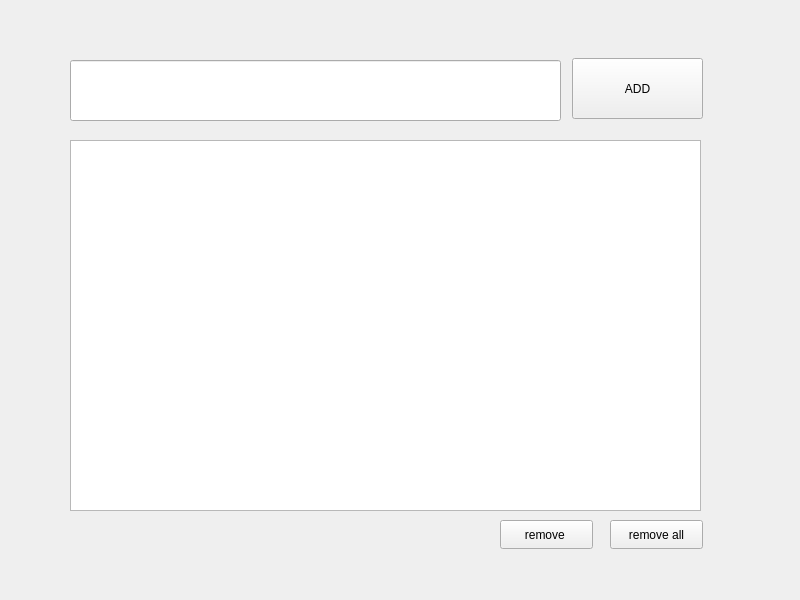
<?xml version="1.0" encoding="UTF-8"?>
<ui version="4.0">
 <class>MainWindow</class>
 <widget class="QMainWindow" name="MainWindow">
  <property name="geometry">
   <rect>
    <x>0</x>
    <y>0</y>
    <width>800</width>
    <height>600</height>
   </rect>
  </property>
  <property name="windowTitle">
   <string>MainWindow</string>
  </property>
  <widget class="QWidget" name="centralwidget">
   <widget class="QLineEdit" name="txttask">
    <property name="geometry">
     <rect>
      <x>70</x>
      <y>60</y>
      <width>491</width>
      <height>61</height>
     </rect>
    </property>
   </widget>
   <widget class="QPushButton" name="btnadd">
    <property name="geometry">
     <rect>
      <x>572</x>
      <y>58</y>
      <width>131</width>
      <height>61</height>
     </rect>
    </property>
    <property name="text">
     <string>ADD</string>
    </property>
   </widget>
   <widget class="QPushButton" name="btnremove">
    <property name="geometry">
     <rect>
      <x>500</x>
      <y>520</y>
      <width>93</width>
      <height>29</height>
     </rect>
    </property>
    <property name="text">
     <string>remove </string>
    </property>
   </widget>
   <widget class="QPushButton" name="btnremoveall">
    <property name="geometry">
     <rect>
      <x>610</x>
      <y>520</y>
      <width>93</width>
      <height>29</height>
     </rect>
    </property>
    <property name="text">
     <string>remove all</string>
    </property>
   </widget>
   <widget class="QListWidget" name="listWidget">
    <property name="geometry">
     <rect>
      <x>70</x>
      <y>140</y>
      <width>631</width>
      <height>371</height>
     </rect>
    </property>
   </widget>
  </widget>
 </widget>
 <resources/>
 <connections/>
</ui>
